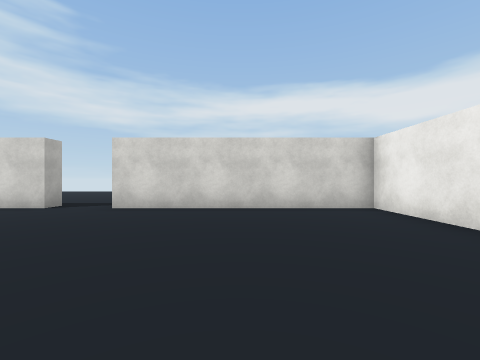
view 1 (above)

23 first-person views from a walk through a Unity game level. The camera is 1.2 m above the floor, looks level and sees 90° across. Doors are open. The floor is counted in squares, 2 m on a side. Each view is taken from the middle of a square. On the plan, view 1 faces up. The plan holds only what a view shows up to about 9 squares ahead; the rest is blank. The player character is not drawn. Some surface patterns are stand-ins.

view 2
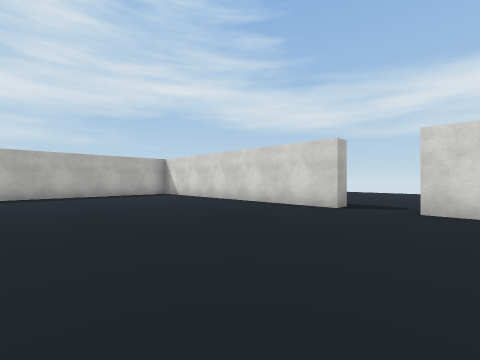

view 3
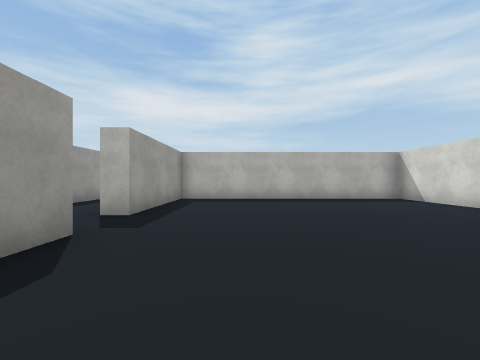

view 4
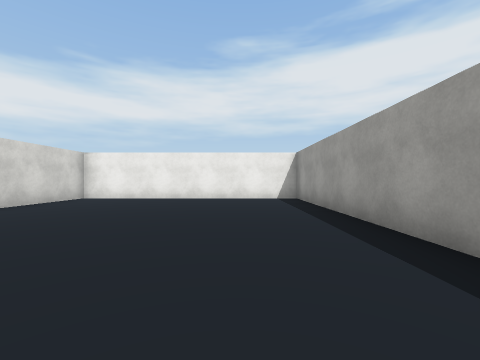

view 5
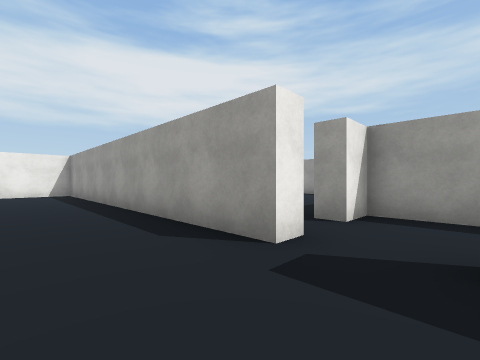

view 6
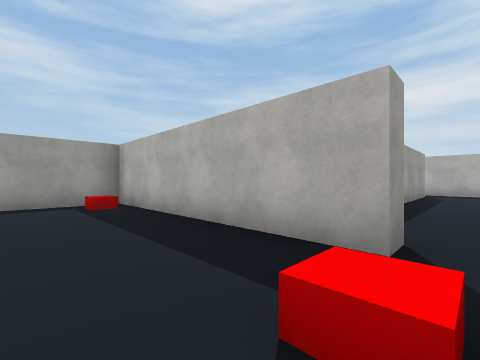

view 7
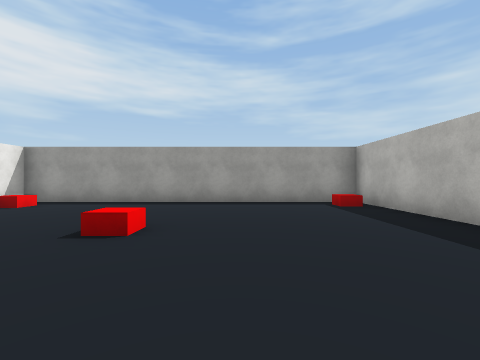

view 8
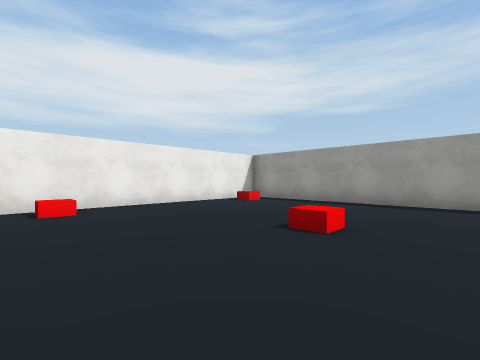

view 9
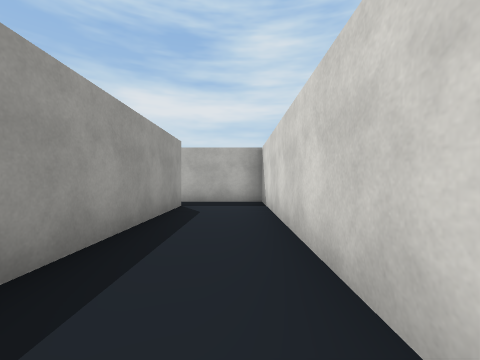

view 10
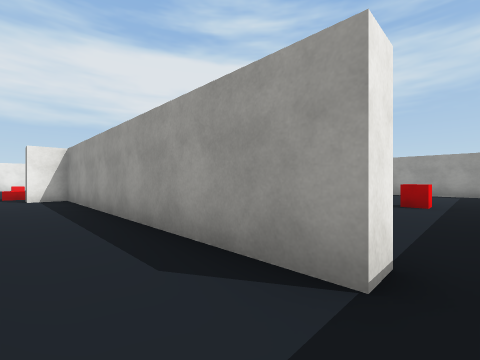

view 11
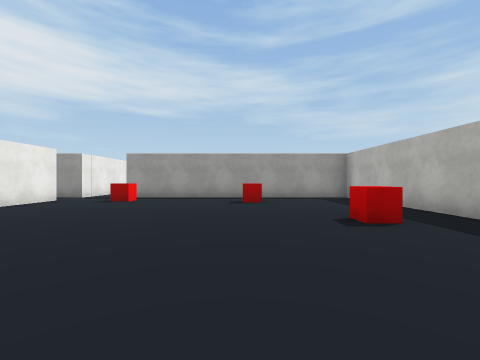

view 12
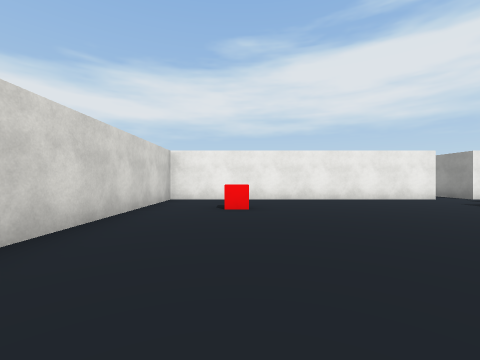

view 13
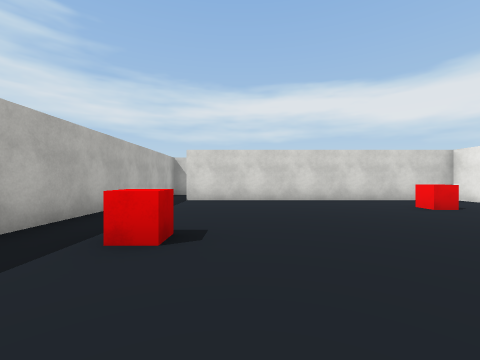

view 14
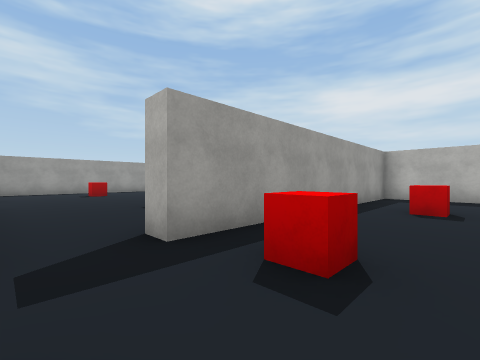

view 15
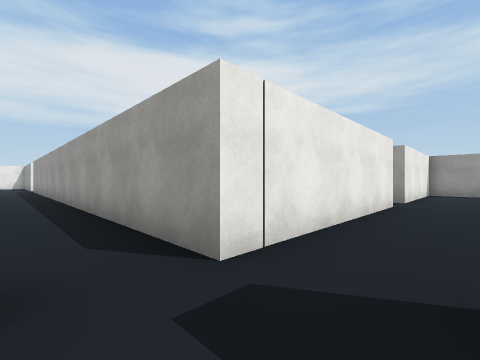

view 16
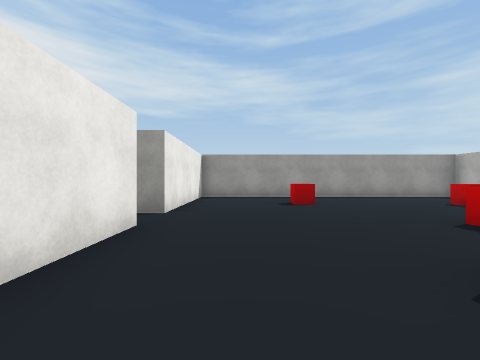

view 17
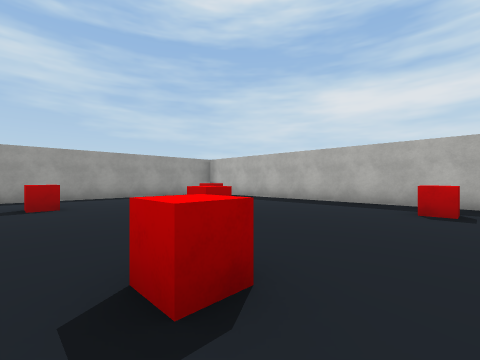

view 18
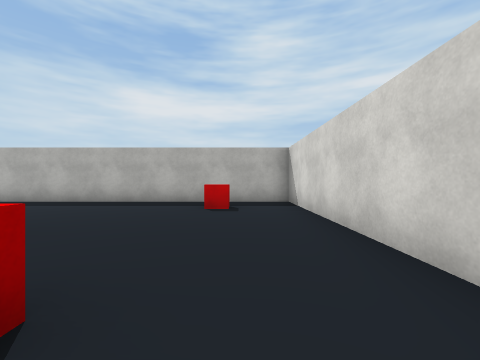

view 19
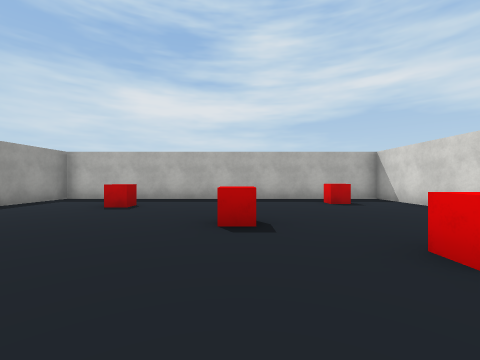

view 20
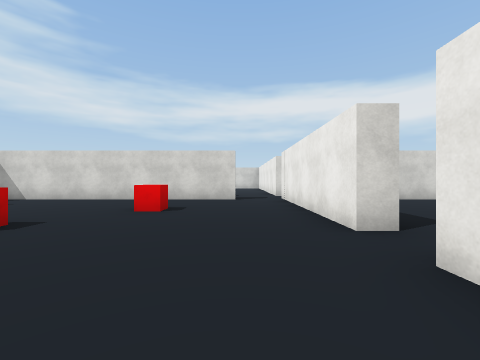

view 21
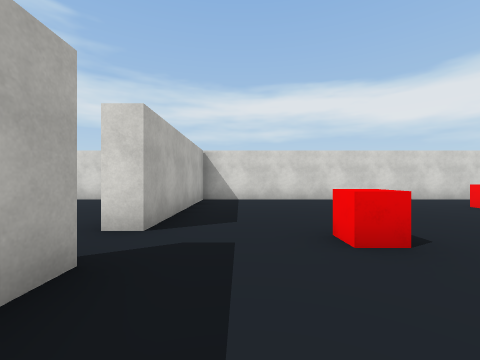

view 22
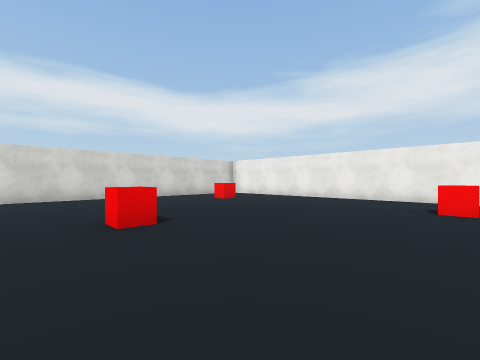

view 23
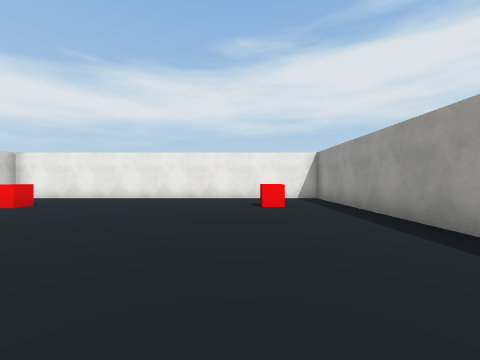

### Floor plan
Ten units are one square. View 1 is at (0, 0); x grows to the right and y downward. Boxes are objects, and circles mark ways between rooms. Rooms are numbered by the first view taken in them; rooms with no view inside come last. Other rooms are left out.
<svg viewBox="-161 -56 195 306">
<path fill="none" stroke="#000" d="M-41 -51 -117 -51 -117 18 -81 18M-66 18 29 18 29 -51 -28 -51M-62 35 -62 95 29 95 29 30M-95 24 -156 24 -156 46M-146 44 -66 44M-66 130 -66 49 -146 49 -146 44M-156 46 -156 142 -81 142M-62 192 -66 192 -66 142M-81 147 -156 147 -156 245 -66 245 -66 203M-62 203 -62 209M-25 245 29 245 29 147 -62 147 -62 192"/>
<rect x="-145" y="85" width="10" height="10" fill="#bbb"><title>red cube</title></rect>
<rect x="-125" y="125" width="10" height="10" fill="#bbb"><title>red cube</title></rect>
<rect x="-95" y="125" width="10" height="10" fill="#bbb"><title>red cube</title></rect>
<rect x="-95" y="65" width="10" height="10" fill="#bbb"><title>red cube</title></rect>
<rect x="-145" y="155" width="10" height="10" fill="#bbb"><title>red cube</title></rect>
<rect x="-135" y="215" width="10" height="10" fill="#bbb"><title>red cube</title></rect>
<rect x="-115" y="185" width="10" height="10" fill="#bbb"><title>red cube</title></rect>
<rect x="-105" y="165" width="10" height="10" fill="#bbb"><title>red cube</title></rect>
<rect x="-95" y="215" width="10" height="10" fill="#bbb"><title>red cube</title></rect>
<rect x="-45" y="195" width="10" height="10" fill="#bbb"><title>red cube</title></rect>
<rect x="-5" y="165" width="10" height="10" fill="#bbb"><title>red cube</title></rect>
<rect x="5" y="225" width="10" height="10" fill="#bbb"><title>red cube</title></rect>
<circle cx="-70" cy="25" r="3" fill="#2a7"/>
<circle cx="-150" cy="40" r="3" fill="#2a7"/>
<circle cx="-70" cy="140" r="3" fill="#2a7"/>
<circle cx="-65" cy="195" r="3" fill="#2a7"/>
<text x="-50" y="-20">1</text>
<text x="-20" y="60">2</text>
<text x="-120" y="30">3</text>
<text x="-110" y="90">4</text>
<text x="-110" y="200">5</text>
<text x="-20" y="190">6</text>
</svg>
Room 1 opens to room 3. Room 3 opens to room 4. Room 4 opens to room 5. Room 5 opens to room 6.

Where each view was taken, in squares from view 1:
view 1: 0 up, 0 right, facing up
view 2: 0 up, 2 left, facing up-left
view 3: 0 up, 4 left, facing left
view 4: 0 up, 5 left, facing right
view 5: 0 up, 8 left, facing down-right
view 6: 3 down, 4 left, facing down-left
view 7: 3 down, 3 left, facing down
view 8: 3 down, 3 left, facing down-right
view 9: 3 down, 9 left, facing left
view 10: 3 down, 15 left, facing down-right
view 11: 6 down, 12 left, facing down
view 12: 7 down, 14 left, facing right
view 13: 12 down, 13 left, facing up
view 14: 12 down, 7 left, facing down-left
view 15: 13 down, 8 left, facing down-right
view 16: 16 down, 8 left, facing down
view 17: 16 down, 9 left, facing down-left
view 18: 16 down, 9 left, facing left
view 19: 19 down, 8 left, facing left
view 20: 22 down, 8 left, facing up
view 21: 22 down, 5 left, facing up
view 22: 23 down, 5 left, facing up-right
view 23: 22 down, 5 left, facing right
